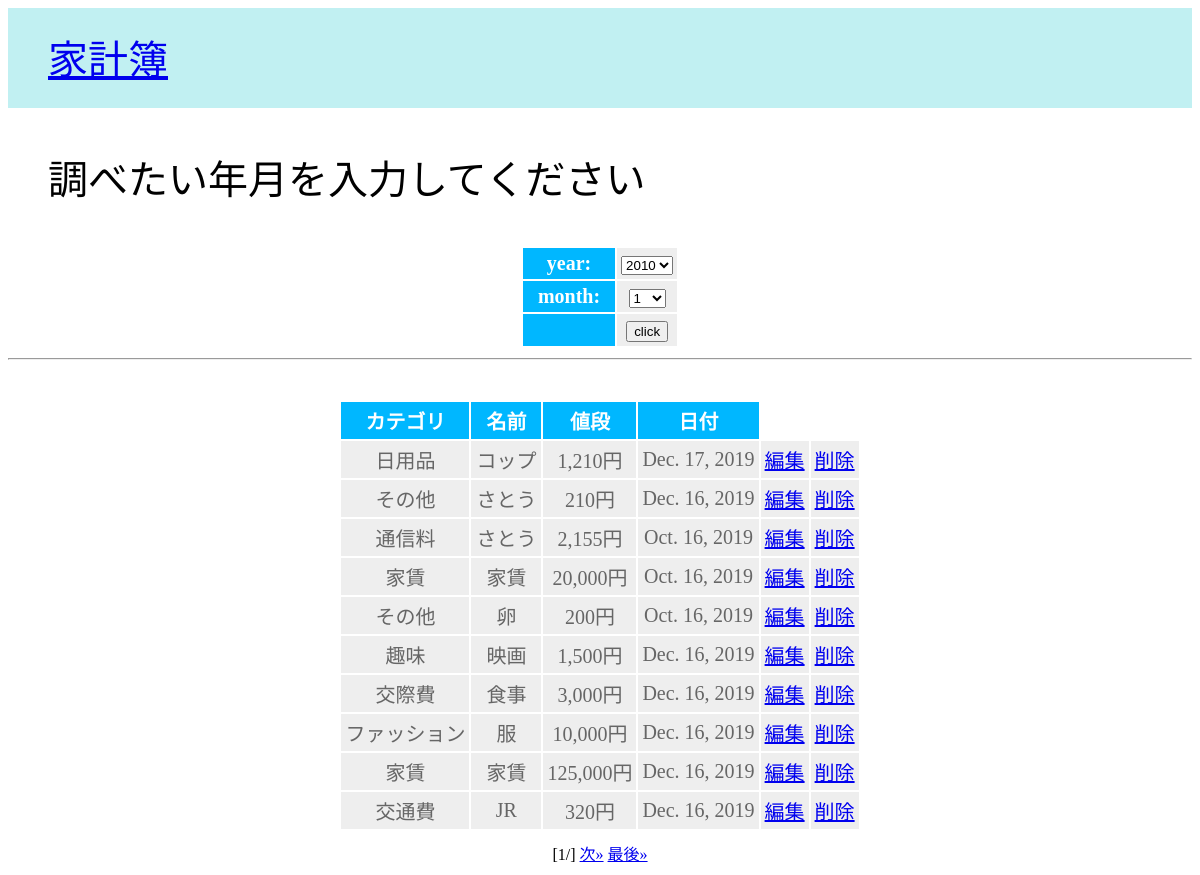
Page /account/find on the earlier database version.
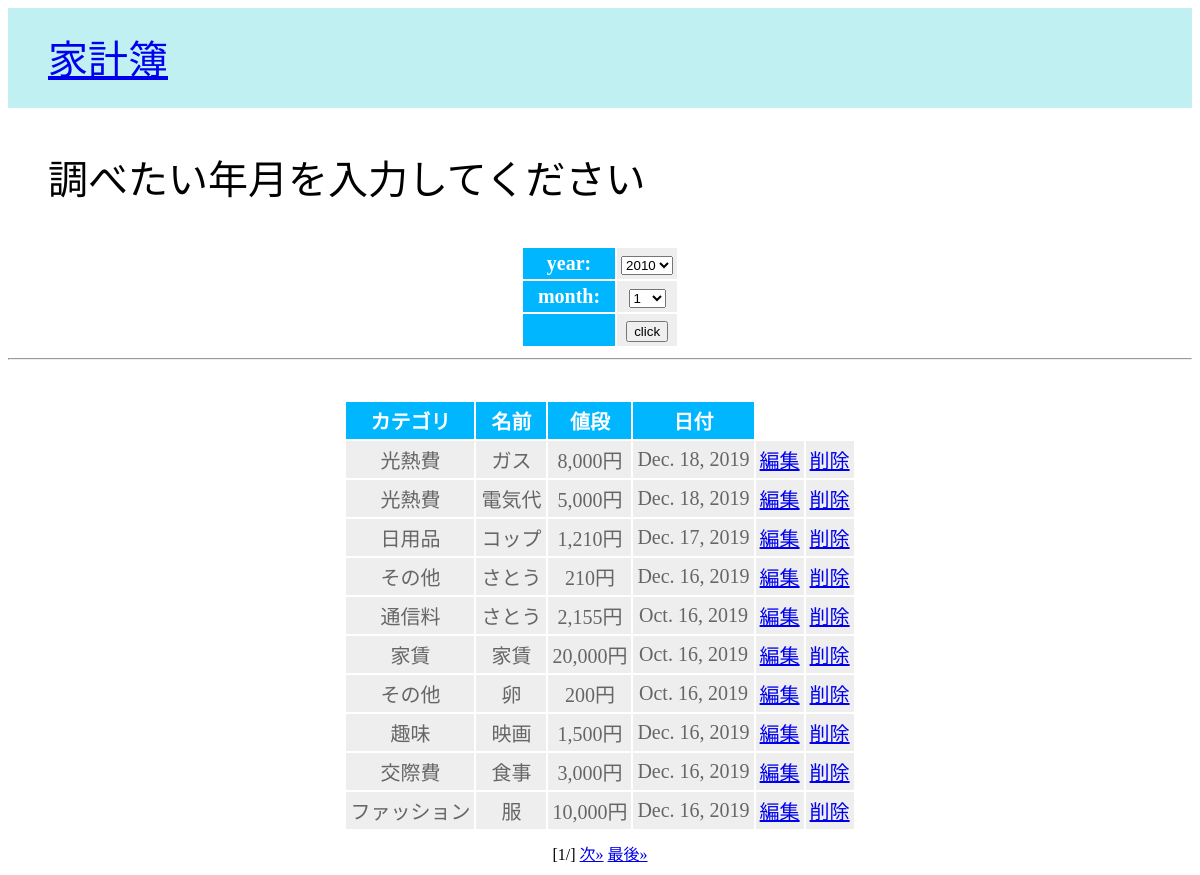
Same page on the later database version.
### account/models.py (models this page shows, shortened)
class OutGo(models.Model):
    CATEGORY = [
        ('その他', 'その他'),
        ('食費', '食費'),
        ('光熱費', '光熱費'),
        ('家賃', '家賃'),
        ('交際費', '交際費'),
        ('日用品', '日用品'),
        ('通信料', '通信料'),
        ('交通費', '交通費'),
        ('ファッション', 'ファッション'),
        ('趣味', '趣味'),
    ]
    category = models.CharField('カテゴリ', max_length=10, choices=CATEGORY)
    name = models.CharField('買った物', max_length=100)
    price = models.IntegerField('値段', default=0)
    created_at = models.DateField('日付', default=timezone.now)
    class Meta:
        db_table = 'outgo'
        verbose_name = verbose_name_plural = '支出'

### account/views.py (the view)
# urls.py: path('find', views.find, name='find'),
def find(request, num=1):
    if(request.method == 'POST'):
        form = FindForm(request.POST)
        year = request.POST['year']
        month = request.POST['month']
        data = OutGo.objects\
            .filter(created_at__month=month, created_at__year=str(year))\
            .order_by('id').reverse()
        price = OutGo.objects\
            .filter(created_at__month=month, created_at__year=str(year))\
            .aggregate(Sum('price'))
        if (price['price__sum']):
            price_sum = '{:,}'.format(price['price__sum'])
            msg = str(year) + '年' + str(month) + '月: ' + price_sum + '円'
        else:
            msg = 'データがありません。'
    else:
        msg = '調べたい年月を入力してください'
        form = FindForm()
        data = OutGo.objects.all().order_by('id').reverse()
    page = Paginator(data, 10)
    params = {
        'title': '家計簿',
        'message': msg,
        'form': form,
        'data': page.get_page(num),
    }
    return render(request, 'account/find.html', params)

### account/forms.py
class FindForm(forms.Form):
    months = []
    for i in range(1, 13):
        months.append((str(i), str(i)))
    years = []
    for i in range(2010, 2030):
        years.append((str(i), str(i)))
    year = forms.ChoiceField(label='year', required=False, choices=years)
    month = forms.ChoiceField(label='month', required=False, choices=months)

### account/templates/account/find.html (shortened to what this page needs)
{% extends "account/base.html" %}
{% load humanize %}
{% block contents %}
<table>
    <form action="{% url 'find' %}" method="post">
        {{ form }}
        <tr>
            <th></th>
            <td><input type="submit" value="click"></td>
        </tr>
    </form>
</table>
<hr>
{% endblock %}
{% block table %}
<table>
    <tr>
        <th>カテゴリ</th>
        <th>名前</th>
        <th>値段</th>
        <th>日付</th>
    </tr>
    {% for item in data %}
    <tr>
        <td>{{ item.category }}</td>
        <td>{{ item.name }}</td>
        <td>{{ item.price|intcomma }}円</td>
        <td>{{ item.created_at }}</td>
        <td><a href="{% url 'edit' item.id %}">編集</a></td>
        <td><a href="{% url 'delete' item.id %}">削除</a></td>
    </tr>
    {% endfor %}
</table>
{% endblock %}
{% block pagination %}
<div class="pagination">
    <span calss="current">
        [{{ data.number }}/{{ data.paginator.num_page }}]
    </span>
    {% if data.has_next %}
    <a href="{% url 'find' %}{{ data.next_page_number }}">次&raquo;</a>
    <a href="{% url 'find' %}{{ data.next_page_number }}">最後&raquo;</a>
    {% endif %}
</div>
{% endblock %}

Differences in the rows shown:
no longer on this page (row unchanged): OutGo: category "家賃", name "家賃", price "125,000", created_at "Dec. 16, 2019"
no longer on this page (row unchanged): OutGo: category "交通費", name "JR", price "320", created_at "Dec. 16, 2019"
added OutGo: category "光熱費", name "ガス", price "8,000", created_at "Dec. 18, 2019"
added OutGo: category "光熱費", name "電気代", price "5,000", created_at "Dec. 18, 2019"
